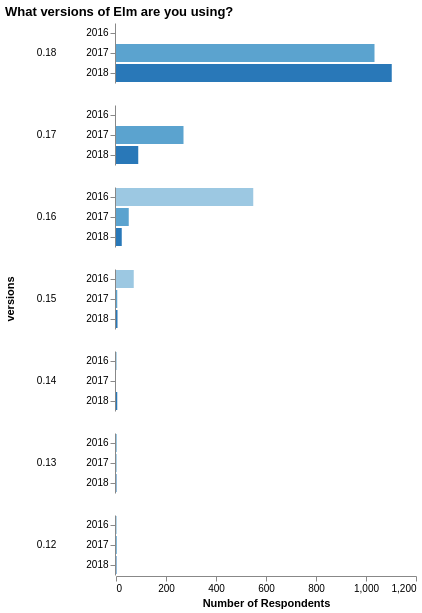

Describe this chart as a Vega-Lite specification.
### Vega-Lite specification from a JSON file in a GitHub repository (floating-point values rounded to 4 significant figures)
{"$schema": "https://vega.github.io/schema/vega-lite/v3.json", "title": "What versions of Elm are you using?", "data": {"values": "versions,count,year\n0.18,1103,2018\n0.17,89,2018\n0.16,23,2018\n0.15,6,2018\n0.14,5,2018\n0.12,2,2018\n0.13,2,2018\n0.18,1034,2017\n0.18,0,2016\n0.17,270,2017\n0.17,0,2016\n0.16,51,2017\n0.16,549,2016\n0.15,5,2017\n0.15,71,2016\n0.14,0,2017\n0.14,3,2016\n0.13,2,2017\n0.13,4,2016\n0.12,3,2017\n0.12,3,2016\n", "format": {"type": "csv"}}, "config": {"view": {"stroke": "transparent"}, "axis": {"domainWidth": 1}}, "mark": "bar", "encoding": {"row": {"field": "versions", "type": "nominal", "sort": {"field": "versions", "order": "descending", "op": "average"}, "header": {"labelAngle": 0}}, "x": {"aggregate": "sum", "field": "count", "type": "quantitative", "axis": {"title": "Number of Respondents", "grid": false}}, "y": {"field": "year", "type": "nominal", "axis": {"title": ""}}, "color": {"field": "year", "type": "ordinal", "legend": null}}}
